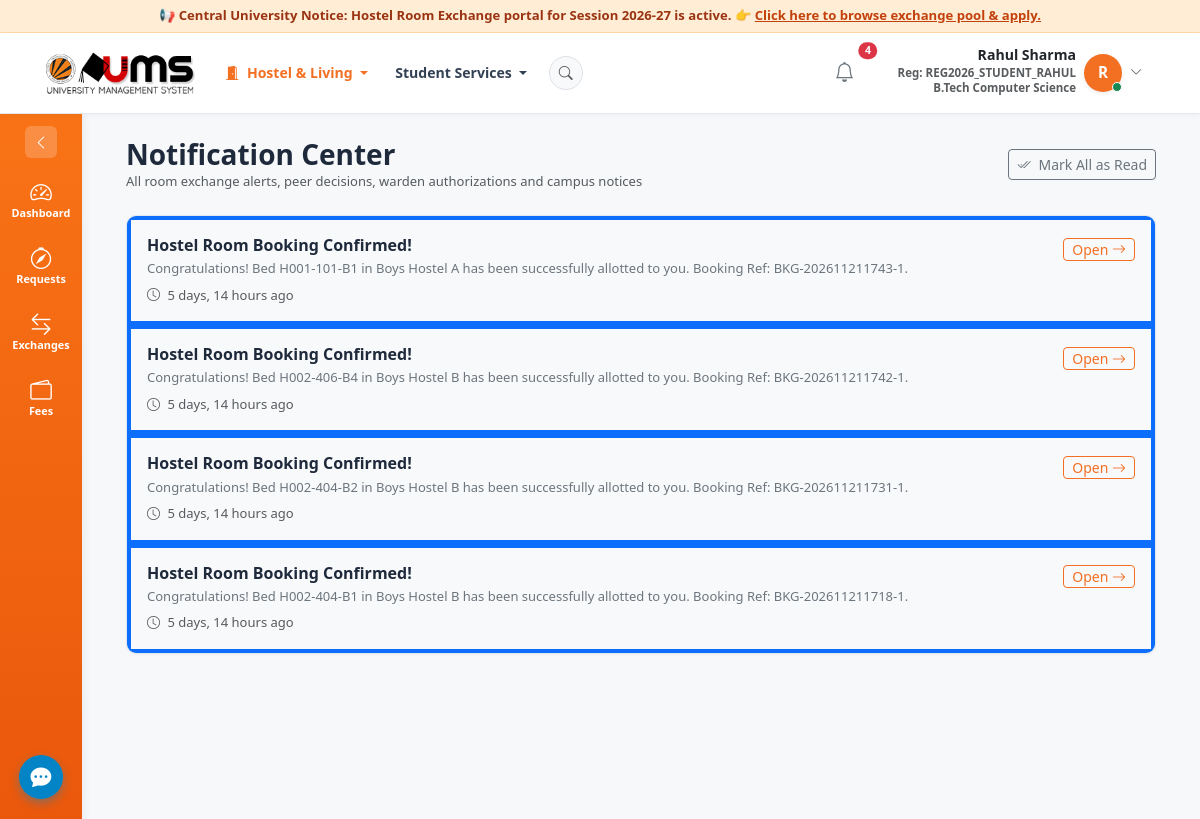
The page /notifications/ (signed in) on the database its author committed.
### accounts/models.py (models this page shows, shortened)
class User(AbstractUser):
    class Role(models.TextChoices):
        STUDENT = 'STUDENT', 'Student'
        WARDEN = 'WARDEN', 'Hostel Warden'
        CHIEF_WARDEN = 'CHIEF_WARDEN', 'Chief Warden'
        ADMIN = 'ADMIN', 'University Administrator'
        DEAN = 'DEAN', 'Dean of Student Welfare'
    role = models.CharField(
        max_length=20,
        choices=Role.choices,
        default=Role.STUDENT,
        help_text="Role determining platform permissions."
    )
    phone_number = models.CharField(max_length=20, blank=True)
    profile_picture = models.ImageField(upload_to='profiles/', blank=True, null=True)
    @property
    def is_student(self):
        return self.role == self.Role.STUDENT
    @property
    def is_warden(self):
        return self.role == self.Role.WARDEN
    @property
    def is_chief_warden(self):
        return self.role == self.Role.CHIEF_WARDEN
    @property
    def is_admin_user(self):
        return self.role == self.Role.ADMIN or self.is_superuser

### students/models.py (models this page shows, shortened)
class Student(models.Model):
    GENDER_CHOICES = [
        ('Male', 'Male'),
        ('Female', 'Female'),
    ]
    FEE_STATUS_CHOICES = [
        ('PAID', 'Paid'),
        ('PARTIAL', 'Partial'),
        ('UNPAID', 'Unpaid'),
    ]
    DISCIPLINARY_CHOICES = [
        ('CLEAN', 'Clean Record'),
        ('WARNING', 'Warning Issued'),
        ('HOLD', 'Disciplinary Hold'),
    ]
    ACCOUNT_STATUS_CHOICES = [
        ('ACTIVE', 'Active'),
        ('SUSPENDED', 'Suspended'),
        ('INACTIVE', 'Inactive'),
    ]
    STUDENT_TYPE_CHOICES = [
        ('HOSTEL', 'Hostel Resident'),
        ('DAY_SCHOLAR', 'Day Scholar'),
    ]
    user = models.OneToOneField(settings.AUTH_USER_MODEL, on_delete=models.CASCADE, related_name='student_profile')
    student_id = models.CharField(max_length=30, unique=True, help_text="e.g. STU2026001")
    registration_number = models.CharField(max_length=30, unique=True, help_text="e.g. REG2026001 or 12313714")
    full_name = models.CharField(max_length=150)
    email = models.EmailField()
    mobile_number = models.CharField(max_length=20)
    gender = models.CharField(max_length=10, choices=GENDER_CHOICES)
    profile_photograph = models.ImageField(upload_to='students/', blank=True, null=True)
    student_type = models.CharField(
        max_length=20,
        choices=STUDENT_TYPE_CHOICES,
        default='HOSTEL',
        help_text="Designation in Central University Database (Hostel Resident or Day Scholar)"
    )
    course = models.CharField(max_length=100, help_text="e.g. B.Tech Computer Science")
    department = models.CharField(max_length=100)
    academic_year = models.CharField(max_length=20, help_text="e.g. 1st Year, 2nd Year, 3rd Year, 4th Year")
    admission_year = models.PositiveIntegerField(default=2024)
    current_hostel = models.ForeignKey('hostels.Hostel', on_delete=models.SET_NULL, null=True, blank=True, related_name='students')
    current_room = models.ForeignKey('rooms.Room', on_delete=models.SET_NULL, null=True, blank=True, related_name='occupants')
    current_bed = models.ForeignKey('rooms.Bed', on_delete=models.SET_NULL, null=True, blank=True, related_name='current_occupant')
    fee_status = models.CharField(max_length=20, choices=FEE_STATUS_CHOICES, default='PAID')
    disciplinary_status = models.CharField(max_length=20, choices=DISCIPLINARY_CHOICES, default='CLEAN')
    account_status = models.CharField(max_length=20, choices=ACCOUNT_STATUS_CHOICES, default='ACTIVE')
    created_at = models.DateTimeField(auto_now_add=True)
    class Meta:
        ordering = ['student_id']

### notifications/models.py (models this page shows, shortened)
class Notification(models.Model):
    TYPE_CHOICES = [
        ('PROPOSAL_NEW', 'New Exchange Proposal'),
        ('PROPOSAL_ACCEPTED', 'Proposal Accepted by Peer'),
        ('PROPOSAL_DECLINED', 'Proposal Declined'),
        ('WARDEN_DECISION', 'Warden Approval Decision'),
        ('PAYMENT_REQUIRED', 'Payment Required'),
        ('EXCHANGE_COMPLETED', 'Exchange Completed'),
        ('SERVICE_UPDATE', 'Service Request Update'),
        ('ANNOUNCEMENT', 'Hostel Announcement'),
    ]
    recipient = models.ForeignKey(settings.AUTH_USER_MODEL, on_delete=models.CASCADE, related_name='notifications')
    title = models.CharField(max_length=200)
    message = models.TextField()
    notification_type = models.CharField(max_length=50, choices=TYPE_CHOICES, default='PROPOSAL_NEW')
    is_read = models.BooleanField(default=False)
    link = models.CharField(max_length=255, blank=True)
    created_at = models.DateTimeField(auto_now_add=True)
    class Meta:
        ordering = ['-created_at']

### notifications/views.py (the view)
# urls.py: path('notifications/', notifications_index, name='notifications_index'),
@login_required
def notifications_index(request):
    notifications = request.user.notifications.all().order_by('-created_at')
    if request.method == 'POST' and 'mark_all_read' in request.POST:
        request.user.notifications.filter(is_read=False).update(is_read=True)
        messages.success(request, "All notifications marked as read.")
        return redirect('notifications_index')
    return render(request, 'notifications/index.html', {'notifications': notifications})

### templates/notifications/index.html (shortened to what this page needs)
{% extends 'base.html' %}
{% block content %}
<div class="container-fluid">
  <div class="d-flex align-items-center justify-content-between mb-4">
    <div>
      <h3 class="fw-bold text-navy mb-0">Notification Center</h3>
      <p class="text-muted small mb-0">All room exchange alerts, peer decisions, warden authorizations and campus notices</p>
    </div>
    <form method="post" action="{% url 'notifications_index' %}">
      <button type="submit" name="mark_all_read" value="1" class="btn btn-outline-secondary btn-sm">
        <i class="bi bi-check2-all me-1"></i> Mark All as Read
      </button>
    </form>
  </div>
  <div class="card card-custom">
    <div class="card-body p-0">
      <ul class="list-group list-group-flush">
        {% for notif in notifications %}
          <li class="list-group-item p-3 {% if not notif.is_read %}bg-light border-start border-4 border-primary{% endif %}">
            <div class="d-flex justify-content-between align-items-start">
              <div>
                <h6 class="fw-bold text-navy mb-1">{{ notif.title }}</h6>
                <p class="text-secondary small mb-1">{{ notif.message }}</p>
                <small class="text-muted"><i class="bi bi-clock me-1"></i> {{ notif.created_at|timesince }} ago</small>
              </div>
              <div class="text-end">
                {% if notif.link %}
                  <a href="{% url 'mark_read' notif.id %}" class="btn btn-outline-primary btn-sm py-0 px-2">
                    Open <i class="bi bi-arrow-right"></i>
                  </a>
                {% elif not notif.is_read %}
                  <a href="{% url 'mark_read' notif.id %}" class="btn btn-sm btn-light text-muted">
                    Mark Read
                  </a>
                {% endif %}
              </div>
            </div>
          </li>
        {% empty %}
          <li class="list-group-item p-5 text-center text-muted">
            <i class="bi bi-bell-slash fs-2 d-block mb-2"></i>
            No notifications in your inbox.
          </li>
        {% endfor %}
      </ul>
    </div>
  </div>
</div>
{% endblock %}

### templates/base.html (shortened to what this page needs)
{% load static %}
<!DOCTYPE html>
<html lang="en">
<head>
  <link href="https://cdn.jsdelivr.net/npm/bootstrap@5.3.3/dist/css/bootstrap.min.css" rel="stylesheet">
  <link href="https://cdn.jsdelivr.net/npm/bootstrap-icons@1.11.3/font/bootstrap-icons.min.css" rel="stylesheet">
  <link href="{% static 'css/custom.css' %}?v=20261124_v10" rel="stylesheet">
</head>
<body>
  <div class="ums-top-announcement">
    {% if user.is_warden or user.is_chief_warden %}
      <span>📢 Hostel Warden Console: Exchange & Approval window active. 👉 <a href="{% url 'warden_approvals_queue' %}">Click here to review pending exchange approvals.</a></span>
    {% elif user.is_student %}
      <span>📢 Central University Notice: Hostel Room Exchange portal for Session 2026-27 is active. 👉 <a href="{% url 'available_exchange_requests' %}">Click here to browse exchange pool & apply.</a></span>
    {% else %}
      <span>📢 Central University Notice: Hostel Room Exchange portal for Session 2026-27 is active.</span>
    {% endif %}
  </div>
  <nav class="navbar navbar-expand-lg navbar-light navbar-custom sticky-top">
    <div class="container-fluid px-3 px-lg-4">
      <a class="navbar-brand d-flex align-items-center me-3" href="{% url 'dashboard_redirect' %}">
        <img src="{% static 'images/ums_full_logo.png' %}" alt="UMS University Management System" style="height: 44px; object-fit: contain;">
      </a>
      <div class="collapse navbar-collapse" id="navbarMain">
        <ul class="navbar-nav me-auto mb-2 mb-lg-0 align-items-lg-center">
          {% if user.is_authenticated %}
            <li class="nav-item dropdown">
              <a class="nav-link fw-bold small dropdown-toggle" href="#" role="button" data-bs-toggle="dropdown" style="color: var(--ums-orange) !important;">
                <i class="bi bi-door-open-fill me-1"></i> {% if user.is_warden or user.is_chief_warden %}Hostel Operations{% else %}Hostel & Living{% endif %}
              </a>
            </li>
            <li class="nav-item dropdown">
              <a class="nav-link text-dark fw-medium small dropdown-toggle" href="#" role="button" data-bs-toggle="dropdown">
                Student Services
              </a>
            </li>
            <li class="nav-item ms-lg-2">
              <a href="{% url 'notifications_index' %}" class="btn btn-sm btn-light border rounded-circle text-muted p-2" title="Notifications" style="width: 34px; height: 34px; display: flex; align-items: center; justify-content: center;">
                <i class="bi bi-search"></i>
              </a>
            </li>
          {% endif %}
        </ul>
        <ul class="navbar-nav align-items-center gap-3">
          {% if user.is_authenticated %}
            <li class="nav-item dropdown">
              <a class="nav-link text-dark position-relative p-2" href="#" id="notifDropdown" role="button" data-bs-toggle="dropdown">
                <i class="bi bi-bell fs-5 text-secondary"></i>
                {% if unread_notifications_count > 0 %}
                  <span class="position-absolute top-0 start-100 translate-middle badge rounded-pill bg-danger" style="font-size: 0.65rem;">
                    {{ unread_notifications_count }}
                  </span>
                {% endif %}
              </a>
            </li>
            <li class="nav-item dropdown">
              <a class="nav-link text-dark d-flex align-items-center gap-2 p-1 pe-2 rounded text-decoration-none" href="#" id="userDropdown" role="button" data-bs-toggle="dropdown">
                <div class="d-none d-md-block text-end" style="line-height: 1.2;">
                  <span class="fw-bold text-dark d-block" style="font-size: 0.88rem;">{{ user.get_full_name|default:user.username }}</span>
                  <span class="text-muted" style="font-size: 0.72rem;">
                    Reg: {{ user.student_profile.registration_number|default:user.username }}<br>
                    <span class="text-truncate d-inline-block" style="max-width: 220px;">{{ user.student_profile.course|default:user.get_role_display }}</span>
                  </span>
                </div>
                <div class="position-relative">
                  <div class="rounded-circle d-flex align-items-center justify-content-center text-white fw-bold shadow-sm" style="width: 38px; height: 38px; background: var(--ums-orange); font-size: 0.95rem;">
                    {{ user.first_name|default:user.username|make_list|first|upper }}
                  </div>
                  <span class="position-absolute bottom-0 end-0 bg-success border border-white rounded-circle" style="width: 10px; height: 10px;"></span>
                </div>
                <i class="bi bi-chevron-down small text-muted"></i>
              </a>
            </li>
          {% endif %}
        </ul>
      </div>
    </div>
  </nav>
  <div class="app-wrapper">
    {% if user.is_authenticated %}
      <aside class="app-sidebar-ums">
        <button class="sidebar-collapse-btn" title="Toggle Sidebar"><i class="bi bi-chevron-left"></i></button>
        <a class="sidebar-ums-item {% if request.resolver_match.url_name == 'student_dashboard' or request.resolver_match.url_name == 'dashboard_redirect' %}active{% endif %}" href="{% url 'dashboard_redirect' %}" title="Dashboard">
          <i class="bi bi-speedometer2"></i>
          <span>Dashboard</span>
        </a>
        {% if user.is_student %}
          <a class="sidebar-ums-item {% if request.resolver_match.url_name == 'available_exchange_requests' %}active{% endif %}" href="{% url 'available_exchange_requests' %}" title="Available Exchange Requests">
            <i class="bi bi-compass"></i>
            <span>Requests</span>
          </a>
          <a class="sidebar-ums-item " href="{% url 'create_exchange_request' %}" title="Request Bed Exchange">
            <i class="bi bi-arrow-left-right"></i>
            <span>Exchanges</span>
          </a>
          <a class="sidebar-ums-item {% if 'finance' in request.path %}active{% endif %}" href="{% url 'my_financial_account' %}" title="Fee Ledger">
            <i class="bi bi-wallet2"></i>
            <span>Fees</span>
          </a>
        {% endif %}
        <div class="sidebar-support-widget" title="Student Helpdesk Active" onclick="alert('LPU UMS 24x7 Helpdesk is active.');">
          <i class="bi bi-chat-dots-fill"></i>
        </div>
      </aside>
    {% endif %}
    <main class="app-content {% if not user.is_authenticated %}p-0 bg-transparent{% endif %}">
      {% block content %}{% endblock %}
    </main>
  </div>
</body>
</html>

### rows shown on the page
User: get_full_name "Rahul Sharma", student_profile.registration_number "REG2026_STUDENT_RAHUL", student_profile.course "B.Tech Computer Science", first_name|make_list "R"
Notification: title "Hostel Room Booking Confirmed!", message "Congratulations! Bed H001-101-B1 in Boys Hostel A has been successfully allotted to you. Booking Ref: BKG-202611211743-1.", created_at "5 days, 14 hours", link "Open"
Notification: title "Hostel Room Booking Confirmed!", message "Congratulations! Bed H002-406-B4 in Boys Hostel B has been successfully allotted to you. Booking Ref: BKG-202611211742-1.", created_at "5 days, 14 hours", link "Open"
Notification: title "Hostel Room Booking Confirmed!", message "Congratulations! Bed H002-404-B2 in Boys Hostel B has been successfully allotted to you. Booking Ref: BKG-202611211731-1.", created_at "5 days, 14 hours", link "Open"
Notification: title "Hostel Room Booking Confirmed!", message "Congratulations! Bed H002-404-B1 in Boys Hostel B has been successfully allotted to you. Booking Ref: BKG-202611211718-1.", created_at "5 days, 14 hours", link "Open"

### other values the page prints
{{ unread_notifications_count }} "4"
